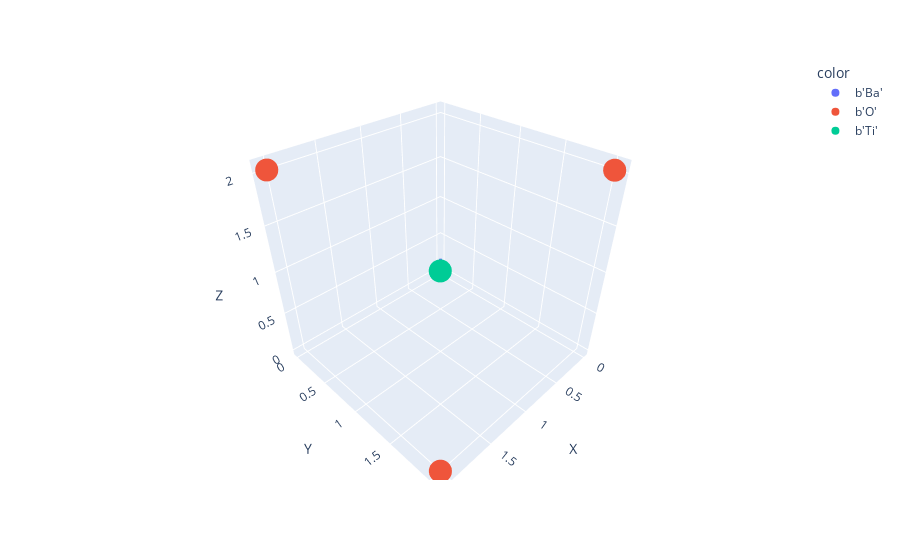

This figure's notebook cell:
### Code cell
draw_unit_cell(atom_vec, cart_atom_vec)

### Figure 1 — Plotly figure (JSON) as saved in the notebook; plotly's stock layout.template omitted (floating-point values rounded to 4 significant figures)
{"data": [{"hovertemplate": "color=b'Ba'<br>x=%{x}<br>y=%{y}<br>z=%{z}<extra></extra>", "legendgroup": "b'Ba'", "marker": {"color": "#636efa", "symbol": "circle"}, "mode": "markers", "name": "b'Ba'", "scene": "scene", "showlegend": true, "type": "scatter3d", "x": [4e-05], "y": [4e-05], "z": [4e-05]}, {"hovertemplate": "color=b'O'<br>x=%{x}<br>y=%{y}<br>z=%{z}<extra></extra>", "legendgroup": "b'O'", "marker": {"color": "#EF553B", "symbol": "circle"}, "mode": "markers", "name": "b'O'", "scene": "scene", "showlegend": true, "type": "scatter3d", "x": [2.059, 2.059, 0.07279], "y": [2.053, 0.067, 2.059], "z": [0.06125, 2.053, 2.053]}, {"hovertemplate": "color=b'Ti'<br>x=%{x}<br>y=%{y}<br>z=%{z}<extra></extra>", "legendgroup": "b'Ti'", "marker": {"color": "#00cc96", "symbol": "circle"}, "mode": "markers", "name": "b'Ti'", "scene": "scene", "showlegend": true, "type": "scatter3d", "x": [1.977], "y": [1.972], "z": [1.966]}], "layout": {"legend": {"title": {"text": "color"}, "tracegroupgap": 0}, "margin": {"t": 60}, "scene": {"domain": {"x": [0, 1], "y": [0, 1]}, "xaxis": {"title": {"text": "X"}}, "yaxis": {"title": {"text": "Y"}}, "zaxis": {"title": {"text": "Z"}}}}}
